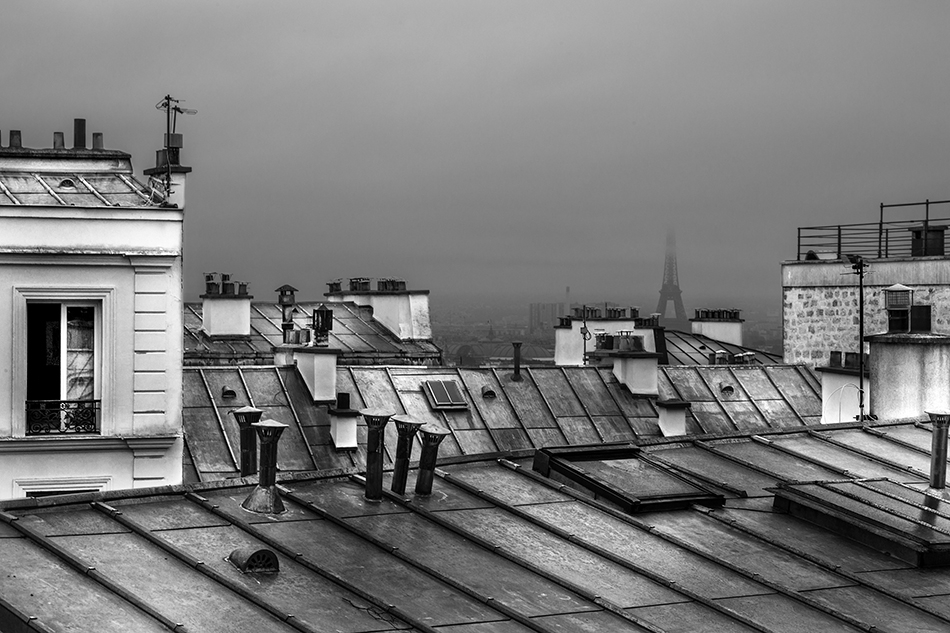
#> input picture m2-semestre1/TD6/toits.jpg, 950 x 633 px
$ jupyter execute --allow-errors TD-Denoising-Exercices.ipynb   (shell and % lines are left out)
#> lines starting #> are read from the running program, lines starting #| are printed output that depends on the picture; long printed decimals are rounded
## In this TD, we consider simple denoising algorithms, such as the ones considered in the lectures.
### We implement the four following methods:
1. Use of a high-pass filter as a Gaussian and select experimentally the best standard deviation.
2. Use of hard-thresholding in the Fourier basis and select the best threshold.
3. Use of hard-thresholding in the Wavelet basis and select the best threshold.
4. Use of cycle-spinning and hard-thresholding in wavelet basis.
5. Replace hard with soft-thresholding in the previous experiments.

[cell 1]
from __future__ import division
import imageio
import numpy as np
import scipy as sp
import scipy.fftpack as ft
%pylab inline

[cell 2]
# load an image
import imageio as imio
colored_image = imio.imread('toits.jpg')
#> colored_image is the input picture: shape (633, 950, 3); min 0, max 255, mean 121.3
print(colored_image.shape)
#| (633, 950, 3)
n = colored_image.shape[0]-1
#> n = 632
n = 512
image = np.sum(colored_image*[0.21, 0.72 ,0.07],axis=-1)[:n,200:200+n]
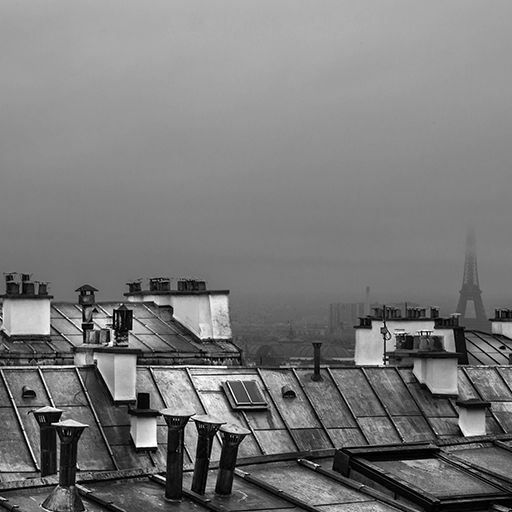
#> image: shape (512, 512) float64; min 0, max 255, mean 122.3

plt.figure(figsize = (10,10))
plt.subplot(1,2,1)
plt.gray()
#cropped = image[n:n+64,n:n + 64]
plt.title(" Grey Level Image " + str(np.shape(image)))
cropped = image
plt.imshow(colored_image)
print(np.mean(cropped),np.std(cropped),(np.min(cropped)))
#| 122.323 46.800 0.0
print(image.shape)
#| (512, 512)
image0 = np.copy(image)

### Below are implemented the Gaussian noise and a version of the salt noise. The generative model is thus
\begin{equation}
I_{\text{observed}} = I_{true} + \text{GaussianNoise}\,.
\end{equation}
A denoiser is a map $\text{Denoise}$ that takes as input an image and output an image. It can be a linear map as in the case of the gaussian smoothing (first method you have to implement). Or, it can be a non-linear method as the case of hard-thresholding.

In order to select a good value (of the standard deviation in the case of the gaussian denoiser, or the threshold for the hard-thresholding method) for the denoisers, we propose to use the SNR function implemented below.

[cell 3]
# [5 lines left out: function snr, not called in this run]

[cell 4]
## Add some noise to the image
def clamp(x):
    temp =  255*(x>255) + x * (x<255)
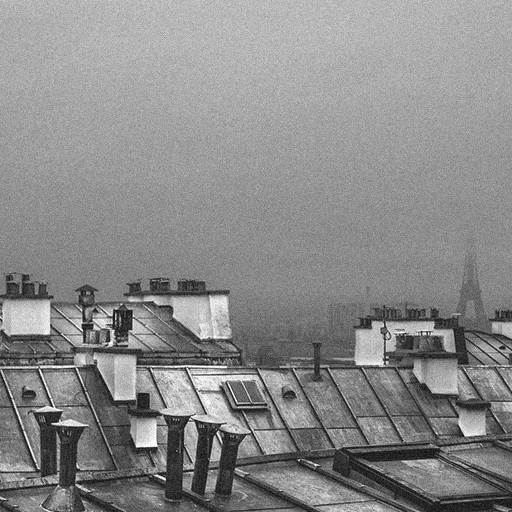
#> temp: shape (512, 512) float64; min -36.32, max 255, mean 122.3; drawn with min black and max white
    return temp * (x>0)

def GaussianNoise(image,sigma):
    return clamp(image + sigma*np.random.randn(image.shape[0],image.shape[1]))

def SaltNoise(image,sigma):
    return clamp(image + sigma*(np.random.randn(image.shape[0],image.shape[1])>0))

sigma = 10.0
noisy_image  = clamp(image + sigma*np.random.randn(image.shape[0],image.shape[1]))
print(np.min(noisy_image))
#| -0.0
plt.imshow(noisy_image)

### Below is implemented a convolution and the Gaussian filter.

[cell 5]
cconv1 = lambda a,b : real(ifft2(fft2(a)*fft2(b)))
normalize = lambda h : h/sum(h.flatten())
t = transpose( concatenate( (arange(0,n/2), arange(-n/2,0) ) ) )
[Y,X] = meshgrid(t, t)
hh = lambda mu: normalize(exp(-(X**2 + Y**2)/ (2*mu**2)))
mu = 10
plt.figure()
plt.subplot(1,2, 1)
plt.imshow(fftshift(hh(mu)))
title('h')
plt.subplot(1,2, 2)
plt.imshow(fftshift(real(fft2(hh(mu)))))
plt.title('$\hat h$');

### Here we implement the denoiser associated with this smoothing.
denoise = lambda x,mu : cconv1(hh(mu), x)
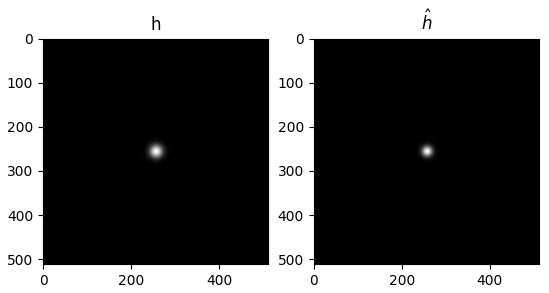
#> figure drawn by matplotlib, 2 panels

### Q1: Compare the results of this denoiser when varying the standard deviation of the filter. For that you can use the signal to noise ratio implemented above to compare the results. Vary the noise level and show the optimal denoised result.

### Below is plotted the graph of the hard-thresholding function that you are going to apply to different descriptions of the image:
1. In the Fourier basis,
2. In the wavelet basis.
### We also propose the soft-thresholding implemented below.

[cell 6]
def HardThresholding(u,t):
    return u*(abs(u)>t)
alpha = linspace(-3,3,1000)
plot(alpha, HardThresholding(alpha,1))
axis('equal');
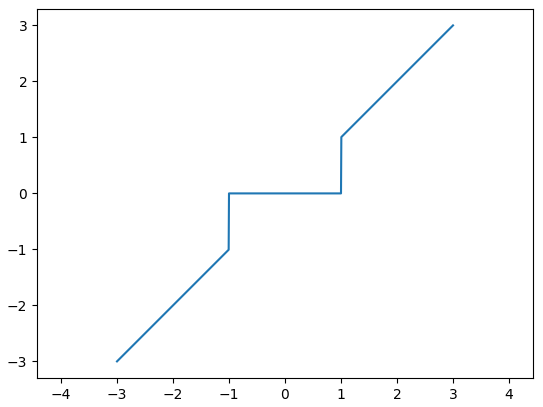
#> figure drawn by matplotlib, 1 panel; curve peaks at x = 3, y = 3

[cell 7]
def SoftThresholding(u,t):return maximum(1-t/abs(u), 0)*u
alpha = linspace(-3,3,1000)
plot(alpha, SoftThresholding(alpha,1))
axis('equal');
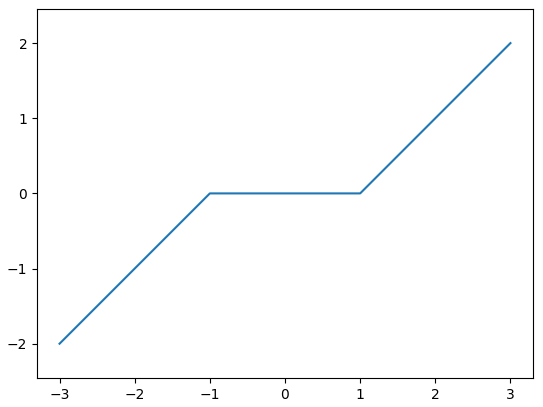
#> figure drawn by matplotlib, 1 panel; curve peaks at x = 3, y = 2
